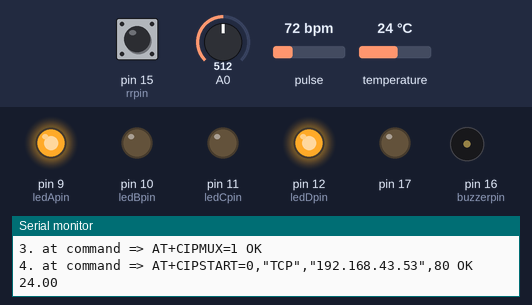
Bench run of a sketch on a simulated Arduino Uno, built with avr-gcc and run on an emulated ATmega328P. On the bench: output pins drawn as LEDs (lit = HIGH), buzzer (waves = sounding, pin HIGH), the last lines printed to the serial monitor. The test bench sets the inputs (shaded band); at power-on: pin 15 (rrpin) HIGH, A0 = 512, pulse 72 bpm, temperature 24 °C. The modem accepts every AT command (registered, SIM ready, sends succeed) and sends nothing else.

Above: at 4.2 s.
4.3 s: pin 15 (rrpin) pulled LOW for 0.15 s
5.9 s: pin 15 (rrpin) pulled LOW for 1 s
At 7.7 s:
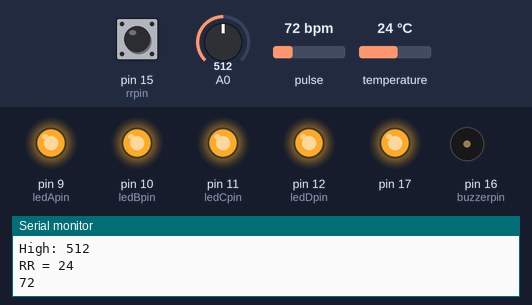
At 12.9 s:
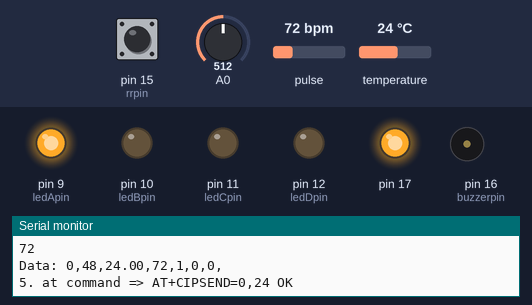
Timing chart, 0 to 15.0 s (numbered marks = the images above; inputs shaded):
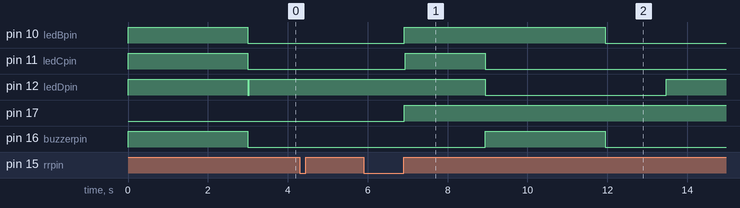

Measured:
- after the input at 5.9 s, pin 10 (ledBpin): LOW → HIGH after 1.0 s, → LOW 5.0 s later; pin 11 (ledCpin): LOW → HIGH after 1.0 s, → LOW 2.0 s later; pin 12 (ledDpin): HIGH → LOW after 3.0 s, → HIGH 4.5 s later; pin 17: LOW → HIGH after 1.0 s; pin 16 (buzzerpin): LOW → HIGH after 3.0 s, → LOW 3.0 s later

The sketch:

whmsensor.ino
```cpp
#define USE_ARDUINO_INTERRUPTS true    // Set-up low-level interrupts for most acurate BPM math.
#include <PulseSensorPlayground.h>     // Includes the PulseSensorPlayground Library.

//  Variables
const int PulseWire = 0;       // PulseSensor PURPLE WIRE connected to ANALOG PIN 0
const int LED13 = 17;          // The on-board Arduino LED, close to PIN 13.
int Threshold = 550;           // Determine which Signal to "count as a beat" and which to ignore.
                               // Use the "Gettting Started Project" to fine-tune Threshold Value beyond default setting.
                               // Otherwise leave the default "550" value.

PulseSensorPlayground pulseSensor;  // Creates an instance of the PulseSensorPlayground object called "pulseSensor"

#include <SoftwareSerial.h>
#include <OneWire.h>
#define RX 4
#define TX 3
String AP = "viva";
String PASS = "mapuauniv";
String HOST = "192.168.43.53";//.53
String PORT = "80";
int countTrueCommand;
int countTimeCommand;
boolean found = false;
int valSensor = 1;
SoftwareSerial esp8266(RX, TX);
int flag=0;
unsigned long T1;
unsigned long T2;
unsigned long Time;
unsigned long a;
unsigned long b;
#include <OneWire.h>
int rrpin = 15;

int DS18S20_Pin = 5;
OneWire ds(DS18S20_Pin);
const int pbpin = 13;
const int buzzerpin =  16;
const int ledApin = 9;
const int ledBpin =  10;
const int ledCpin = 11;
const int ledDpin =  12;
int pbstate = 0;
int i;
int hrwarn=0;
int rrwarn=0;
int tmpwarn=0;
void setup() {
  Serial.begin(115200);

  // Configure the PulseSensor object, by assigning our variables to it.
  pulseSensor.analogInput(PulseWire);
  pulseSensor.blinkOnPulse(LED13);       //auto-magically blink Arduino's LED with heartbeat.
  pulseSensor.setThreshold(Threshold);

  // Double-check the "pulseSensor" object was created and "began" seeing a signal.
   if (pulseSensor.begin()) {
    Serial.println("");  //This prints one time at Arduino power-up,  or on Arduino reset.
  }
  esp8266.begin(115200);
  pinMode(ledApin, OUTPUT);
  pinMode(ledBpin, OUTPUT);
  pinMode(ledCpin, OUTPUT);
  pinMode(ledDpin, OUTPUT);
  pinMode(pbpin, INPUT_PULLUP);
  pinMode(rrpin, INPUT_PULLUP);

  pinMode(buzzerpin, OUTPUT);
  digitalWrite(ledApin, HIGH);
  digitalWrite(ledBpin, HIGH);
  digitalWrite(ledCpin, HIGH);
  digitalWrite(ledDpin, HIGH);
  digitalWrite(buzzerpin, HIGH);
  delay(3000);
  //digitalWrite(ledApin, LOW);
  digitalWrite(ledBpin, LOW);
  digitalWrite(ledCpin, LOW);
  digitalWrite(ledDpin, LOW);
  digitalWrite(buzzerpin, LOW);


  sendCommand("AT", 5, "OK");
  sendCommand("AT+CWMODE=3", 5, "OK");
  sendCommand("AT+CWJAP=\"" + AP + "\",\"" + PASS + "\"", 20, "OK");
  sendCommand("AT+CIPMUX=1", 5, "OK");
  sendCommand("AT+CIPSTART=0,\"TCP\",\"" + HOST + "\"," + PORT, 15, "OK");
  T1 = millis();
}

void loop() {
  float temperature = getTemp();
  Serial.println(temperature);
  digitalWrite(ledDpin, HIGH);
  unsigned long a = 0;

while (a==0)
{
int sensorVal = digitalRead(rrpin);
if (sensorVal == LOW and flag == 0)
    {Serial.print("Low: "); Serial.println(analogRead(A0));
      flag = 1;
      delay(20);
    }
     else if (sensorVal == HIGH and flag == 1)
    {Serial.print("High: "); Serial.println(analogRead(A0));
      T1 = millis();
      flag = 2;
      delay(20);

    }
    else if (sensorVal == LOW and flag == 2)
    { Serial.print("Low: "); Serial.println(analogRead(A0));

      flag = 3;
      delay(20);
    }
    else if (sensorVal == HIGH and flag == 3)
    { Serial.print("High: "); Serial.println(analogRead(A0));
      T2 = millis();
      unsigned long Time = T2 - T1;
      unsigned long respRate = 60000L;
      respRate = respRate / Time;
      Serial.print("RR = ");
      Serial.println(respRate);
      flag = 0;
      delay(20);
      a = respRate*2;
      //delay(3000);

    }
}
digitalWrite(ledBpin, HIGH);
  /*i=0;
 while (i!=5)
  {
  while (digitalRead(Pulse) == HIGH);
  while (digitalRead(Pulse) == LOW);
  int T1 = millis();
while (digitalRead(Pulse) == HIGH);
  while (digitalRead(Pulse) == LOW);
  int T2 = millis();
  int Time = T2 - T1;
  unsigned long HeartRate = 60000L;
  HeartRate = HeartRate / Time;
  Serial.print("BPM = ");
  Serial.println(HeartRate);
  b = HeartRate;
  i=i+1;
  }*/

  //b=60;
int myBPM = pulseSensor.getBeatsPerMinute();  // Calls function on our pulseSensor object that returns BPM as an "int".
                                               // "myBPM" hold this BPM value now.

if (pulseSensor.sawStartOfBeat()) {            // Constantly test to see if "a beat happened".
 Serial.println(myBPM);                        // Print the value inside of myBPM.
 b=myBPM;
}

  delay(20);                    // considered best practice in a simple sketch.

digitalWrite(ledCpin, HIGH);
delay(2000);
digitalWrite(ledBpin, LOW);
digitalWrite(ledCpin, LOW);
digitalWrite(ledDpin, LOW);
if (a<10 or a>25)
{
digitalWrite(ledBpin, HIGH);
digitalWrite(buzzerpin, HIGH);
rrwarn=1;
}
if (b<70 or b>120)
{
digitalWrite(ledCpin, HIGH);
digitalWrite(buzzerpin, HIGH);

hrwarn=1;
}
if (temperature>37.2)
{
digitalWrite(ledDpin, HIGH);
digitalWrite(buzzerpin, HIGH);
tmpwarn=1;
}
delay(3000);
digitalWrite(buzzerpin, LOW);
digitalWrite(ledBpin, LOW);
digitalWrite(ledCpin, LOW);
digitalWrite(ledDpin, LOW);

 String getData = "0," + String(a) + "," + String(temperature) + "," + String(b) + ","+ String(rrwarn) + ","+ String(hrwarn) + ","+ String(tmpwarn) + ",";
 hrwarn=0;
 rrwarn=0;
 tmpwarn=0;
  Serial.print("Data: ");
  Serial.println(getData);

  //sendCommand("AT+CIPSTART=0,\"TCP\",\""+ HOST +"\","+ PORT,15,"OK");

  sendCommand("AT+CIPSEND=0," + String(getData.length() + 4), 4, ">");
  esp8266.println(getData); delay(1500); countTrueCommand++;
  //sendCommand("AT+CIPCLOSE=0",5,"OK");
}


void sendCommand(String command, int maxTime, char readReplay[]) {
  Serial.print(countTrueCommand);
  Serial.print(". at command => ");
  Serial.print(command);
  Serial.print(" ");
  while (countTimeCommand < (maxTime * 1))
  {
    esp8266.println(command);//at+cipsend
    if (esp8266.find(readReplay)) //ok
    {
      found = true;
      break;
    }

    countTimeCommand++;
  }

  if (found == true)
  {
    Serial.println("OK");
    countTrueCommand++;
    countTimeCommand = 0;
  }

  if (found == false)
  {
    Serial.println("Fail");
    countTrueCommand = 0;
    countTimeCommand = 0;
  }

  found = false;
}

float getTemp() {
  //returns the temperature from one DS18S20 in DEG Celsius

  byte data[12];
  byte addr[8];

  if ( !ds.search(addr)) {
    //no more sensors on chain, reset search
    ds.reset_search();
    return -1000;
  }

  if ( OneWire::crc8( addr, 7) != addr[7]) {
    Serial.println("CRC is not valid!");
    return -1000;
  }

  if ( addr[0] != 0x10 && addr[0] != 0x28) {
    Serial.print("Device is not recognized");
    return -1000;
  }

  ds.reset();
  ds.select(addr);
  ds.write(0x44, 1); // start conversion, with parasite power on at the end

  byte present = ds.reset();
  ds.select(addr);
  ds.write(0xBE); // Read Scratchpad


  for (int i = 0; i < 9; i++) { // we need 9 bytes
    data[i] = ds.read();
  }

  ds.reset_search();

  byte MSB = data[1];
  byte LSB = data[0];

  float tempRead = ((MSB << 8) | LSB); //using two's compliment
  float TemperatureSum = tempRead / 16;

  return TemperatureSum;

}
```
